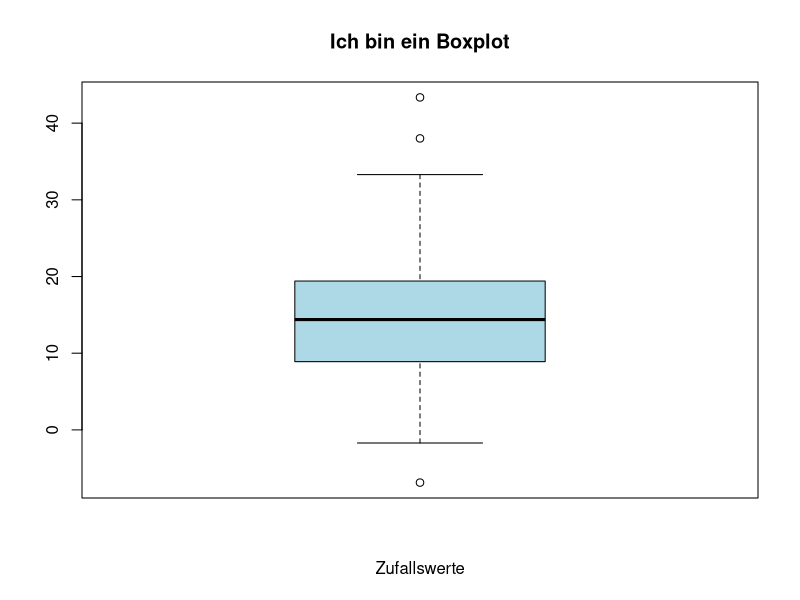
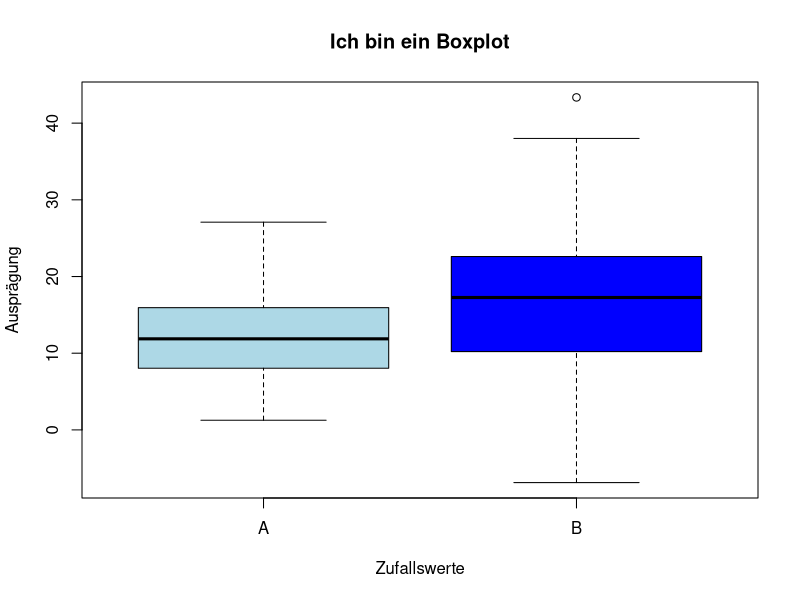
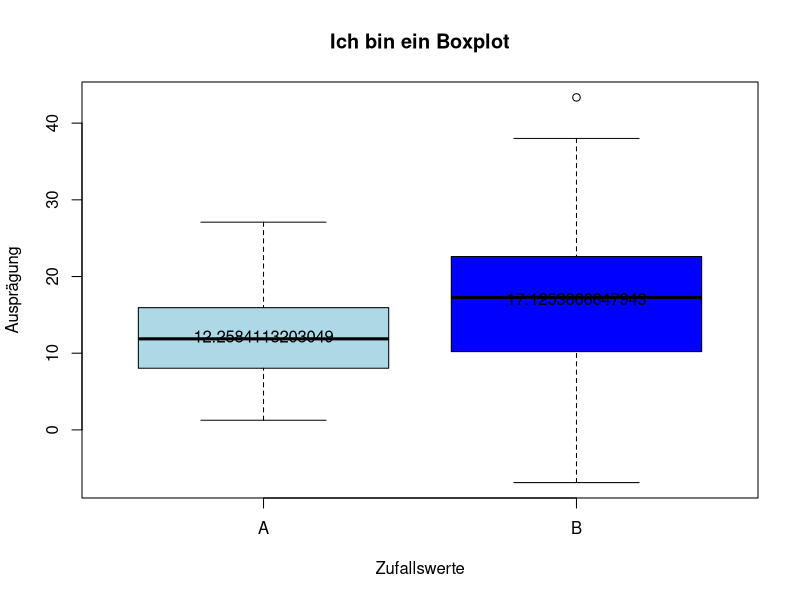
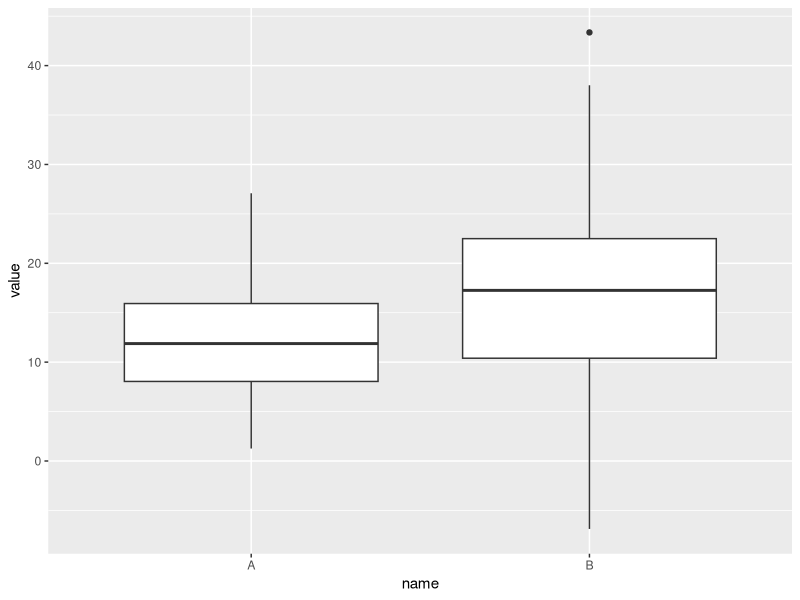
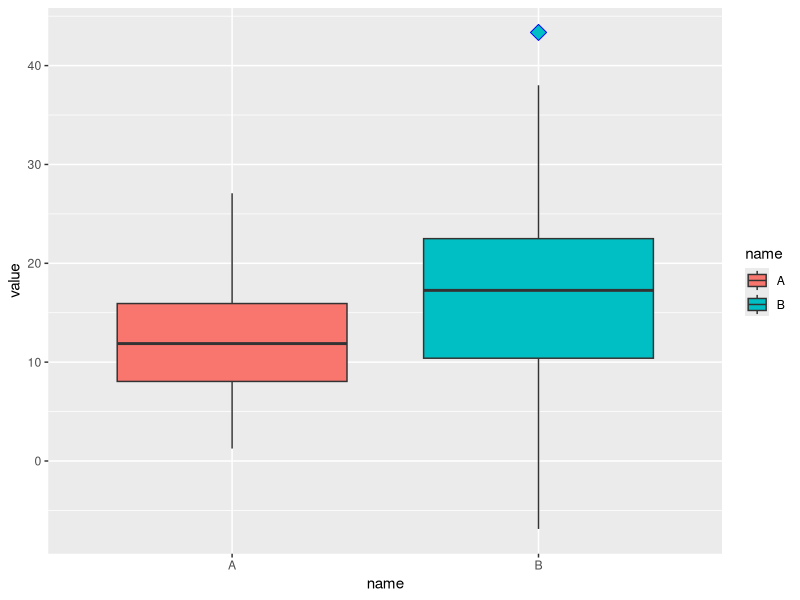
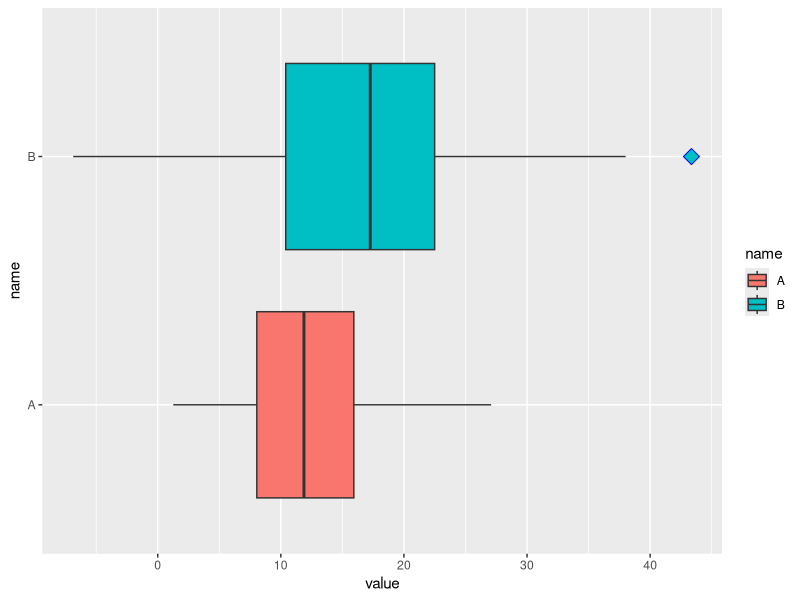
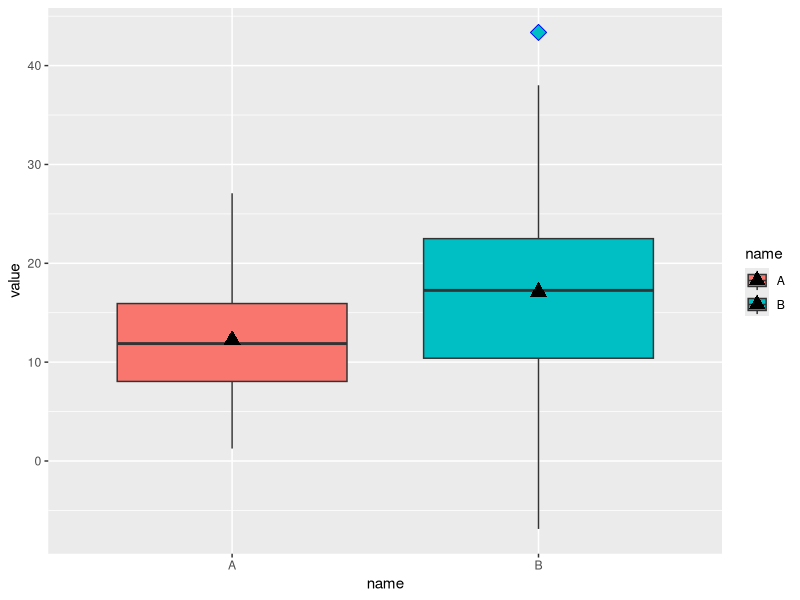
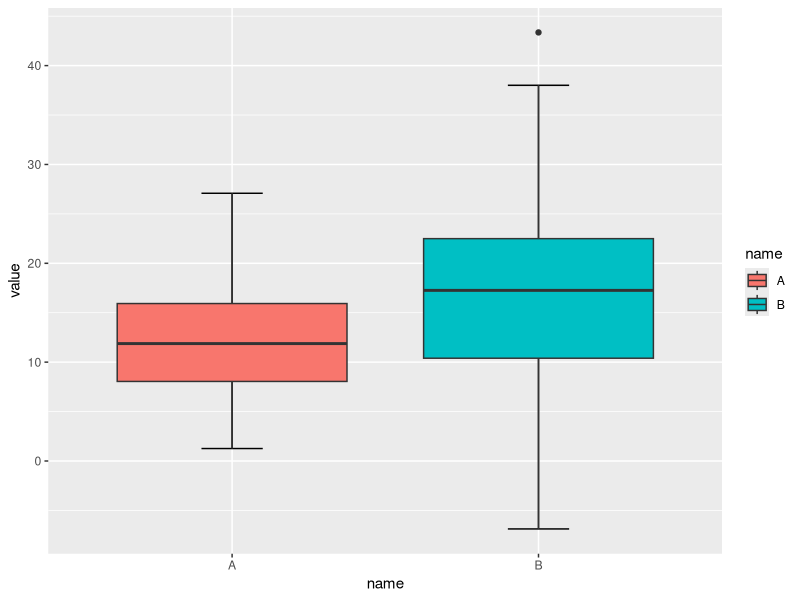

The R script that drew these images, in order: (Note: this script raises an error after producing the figures.)
## ---- chunk 1
library(ggplot2)
library(xtable)
## ---- chunk 2
data <- data.frame(
  name=c( rep("A",50), rep("B",50)),
  value=c( rnorm(50, 12, 6), rnorm(50, 19, 10))
)
#View(data)
## ---- chunk 3
boxplot(data$value,                    # Daten
        main = "Ich bin ein Boxplot",  # Überschrift
        xlab = "Zufallswerte",         # x-Achse
        col = "lightblue"              # Farbe
        )
## ---- chunk 4
boxplot(data$value ~ data$name,        # Daten aufteilen zwischen A und B
       main = "Ich bin ein Boxplot",   # Überschrift
        xlab = "Zufallswerte",         # x-Achse
        ylab = "Ausprägung",           # y-Achse
        col = c("lightblue", "blue")   # Farbe
        )
## ---- chunk 5
means <- aggregate(value ~  name, data, mean) # Mittelwerte errechnen
means
## ---- chunk 6
boxplot(data$value ~ data$name,        # Daten aufteilen zwischen A und B
       main = "Ich bin ein Boxplot",   # Überschrift
        xlab = "Zufallswerte",         # x-Achse
        ylab = "Ausprägung",           # y-Achse
        col = c("lightblue", "blue")   # Farbe

        )
text(1:2, means$value, labels = means$value) 
## ---- chunk 7
ggplot(data, aes(x = name, y = value)) + geom_boxplot()
## ---- chunk 8
ggplot(data, aes(x=name, #Teilen der Daten
                 y=value, #Metrische Var.
                 fill=name)) + #Teilen für die Legende
                geom_boxplot(
                             outlier.color="blue",#Ausreißer in Blau
                             outlier.shape=23, # Form
                             outlier.size=4) # Größe 
## ---- chunk 9
ggplot(data, aes(x=name, #Teilen der Daten
                 y=value, #Metrische Var.
                 fill=name)) + #Teilen für die Legende
                geom_boxplot(
                             outlier.color="blue",#Ausreißer in Blau
                             outlier.shape=23, # Form
                             outlier.size=4)+ # Größe 
                coord_flip() #Drehen

## ---- chunk 10
ggplot(data, aes(x=name, #Teilen der Daten
                 y=value, #Metrische Var.
                 fill=name)) + #Teilen für die Legende
                geom_boxplot(
                             outlier.color="blue",#Ausreißer in Blau
                             outlier.shape=23, # Form
                             outlier.size=4)+ # Größe 
                stat_summary(fun=mean, # Mittelwert
                             geom="point", #Punkt
                             shape=17, # Schwarze Dreiecke
                             size=4)  #Größe
## ---- chunk 11
ggplot(data, aes(x=name, #Teilen der Daten
                 y=value, #Metrische Var.
                 fill=name)) + #Teilen für die Legende
                stat_boxplot(
                             geom = "errorbar", #Wiskers
                             width = 0.2)  +   #Breite
                geom_boxplot()
## ---- chunk 12
means <- aggregate(value ~  name, data, mean)
means
## ---- chunk 13
library(ggplot2)

ggplot(data = data, aes(x=name, #Teilen der Daten
                 y=value, #Metrische Var.
                 fill=name)) + #Teilen für die Legende
                geom_boxplot()+ #Erstelle ein Boxplot
                stat_summary(fun=mean,  # Setze Mittelwert
                             colour="darkred", #Farbe
                             geom="point",  #Punkt
                             shape=18, # Form des Punktes
                             size=3) + #Größe
                geom_text(data = means, #Setze Text aus der "means"
                          aes(label = value, #Label
                              y = value+ 2.00)) #Ort + 2.0 Punkte
## ---- chunk 14
head(mtcars)
## ---- chunk 15
mtcars$cyl <- factor(mtcars$cyl)
mtcars$labels <- row.names(mtcars)
## ---- chunk 16
summary(mtcars)
## ---- chunk 17
p <- ggplot(data = mtcars, aes(x = cyl, y = mpg, fill = cyl))
p <- p + geom_boxplot() + 
  ggtitle("Car Milage Data") + 
  labs(x = "Number of Cylinders", y = "Miles Per Gallon") + 
  scale_fill_discrete(name = "Cylinders")
p
## ---- chunk 18
add.outlier <- function(p,labvar = as.character(p$mapping$y)){
  df <- data.frame(y = with(p$data,eval(p$mapping$y)),
                   x = with(p$data,eval(p$mapping$x)))
  
  df.l <- split(df,df$x)
  
  mm <- Reduce(rbind, lapply(df.l,FUN = function(df){
    data.frame(y = df$y[df$y <= (quantile(df$y)[2] - 1.5 * IQR(df$y)) | df$y >= (quantile(df$y)[4] + 1.5 * IQR(df$y))],
               x = df$x[df$y <= (quantile(df$y)[2] - 1.5 * IQR(df$y)) | df$y >= (quantile(df$y)[4] + 1.5 * IQR(df$y))]
    )})
  )
  
  
  mm$x <- factor(mm$x,levels=sort(as.numeric(as.character(unique(p$data[,as.character(p$mapping$x)])))),
                 labels = levels(p$data[,as.character(p$mapping$x)])
  )
  
  names(mm) <- c(as.character(p$mapping$y),as.character(p$mapping$x))
  mm <- merge(p$data[,c(names(mm),labvar)],mm)
  
  p + geom_text(data=mm,
                aes_string(label=labvar),
                vjust = -0.5)
}
## ---- chunk 19
add.outlier(p)
## ---- chunk 20
add.outlier(p,"labels")
## ---- chunk 21
row.names(mtcars)[mtcars$cyl == 8 & mtcars$mpg == 10.4]
